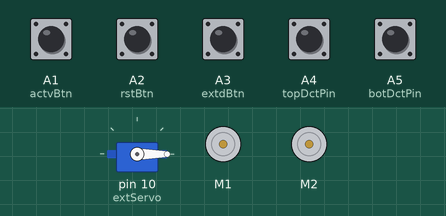
This sketch was run on a simulated Arduino Mega 2560, built with avr-gcc and run on an emulated ATmega2560. Shown: servo, 2 × DC motor (green arrow = forward, orange = backward, longer = faster). The inputs (shaded band) are chosen by the test bench; at power-on: A1 (actvBtn), A2 (rstBtn), A3 (extdBtn), A4 (topDctPin), A5 (botDctPin) HIGH.

Above: at 1.2 s.
1.3 s: A1 (actvBtn) pulled LOW for 0.15 s
At 2.6 s:
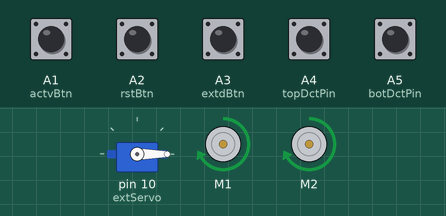
2.9 s: A1 (actvBtn) pulled LOW for 0.15 s
At 4.0 s:
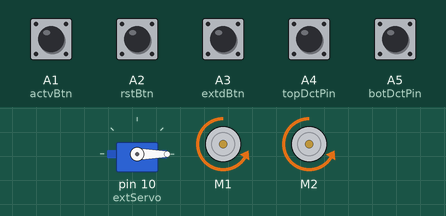
4.6 s: A2 (rstBtn) pulled LOW for 0.15 s
At 5.3 s:
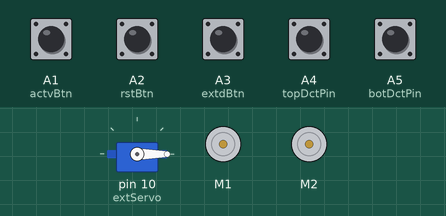
Timing chart, 0 to 7.6 s (numbered marks = the images above; inputs shaded):
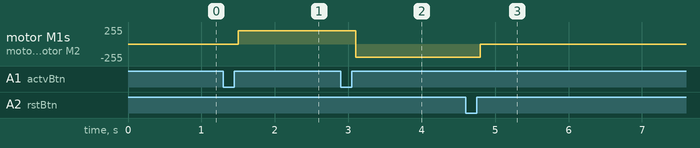

The sketch:

main.ino
```cpp
#include <AFMotor.h>
#include <Servo.h>
#include <OneButton.h>

// Enums
#define STABLE 0
#define UP 1
#define DOWN 2
#define EXTEND 3
#define RETRACT 4

// Pin]s
int topDctPin = A4;           // Top Detection Pin
int botDctPin = A5;           // Bottom Detection Pin
int statusSensorPin = 25;     // Status Sensor Pin

// Components
AF_DCMotor railMtr1(1);       // Rail Motor 1
AF_DCMotor railMtr2(2);       // Rail Motor 2
Servo extServo;               // Extension Servo Motor
OneButton actvBtn(A1);        // Activate/Deactivate Canopy Button
OneButton rstBtn(A2);         // Reset Button
OneButton extdBtn(A3);        // Extend/Retract Button

// Variables
int currCnpMov = RETRACT;      // Current Canopy Movement
int currRailDir = STABLE;     // Current Rail Direction
bool rchdTop = false;         // Canopy Has Reached Top
bool rchdBot = false;         // Canopy Has Reached Bottom
unsigned long previousMillis = 0;

void setup() {
  Serial.begin(9600);
  actvBtn.attachClick(handleActvBtn);
  rstBtn.attachClick(handleRstBtn);
  extdBtn.attachClick(handleExtdBtn);
  extServo.attach(10);
  pinMode(topDctPin, INPUT_PULLUP);
  pinMode(botDctPin, INPUT_PULLUP);
  previousMillis = millis();
  extServo.write(0);
}

void loop() {
  rchdTop = digitalRead(topDctPin) == LOW;
  rchdBot = digitalRead(botDctPin) == LOW;
  actvBtn.tick();
  rstBtn.tick();
  extdBtn.tick();
  handleRailMovement();
  handleCanopyExtension();
}

void handleRailMovement() {
  if (currRailDir != STABLE) {
    railMtr1.setSpeed(200);
    railMtr2.setSpeed(200);
    if (currRailDir == UP && !rchdTop) {
      railMtr1.run(FORWARD);
      railMtr2.run(FORWARD);
    } else if (currRailDir == DOWN && !rchdBot) {
      railMtr1.run(BACKWARD);
      railMtr2.run(BACKWARD);
    } else {
      railMtr1.setSpeed(0);
      railMtr2.setSpeed(0);
      currRailDir = STABLE;
    }
  } else {
    railMtr1.setSpeed(0);
    railMtr2.setSpeed(0);
  }
}

void handleCanopyExtension() {
  if (currCnpMov != STABLE) {
      extServo.write(currCnpMov == EXTEND ? 180 : 0);
  } else {
    currCnpMov = RETRACT;
    extServo.write(0);
  }
}

void handleActvBtn() {
  currRailDir = (currRailDir != UP && !rchdTop) ? UP : DOWN;
}

void handleRstBtn() {
  currRailDir = STABLE;
  currCnpMov = RETRACT;
}

void handleExtdBtn() {
  currCnpMov = (currCnpMov != EXTEND && rchdTop) ? EXTEND : RETRACT;
}
```

test.cpp
```cpp

```

Measured:
- after the input at 1.3 s, motor M1, motor M2: stopped → forward 200/255 after 0.20 s
- after the input at 2.9 s, motor M1, motor M2: forward 200/255 → backward 200/255 after 0.20 s
- after the input at 4.6 s, motor M1, motor M2: backward 200/255 → stopped after 0.20 s
